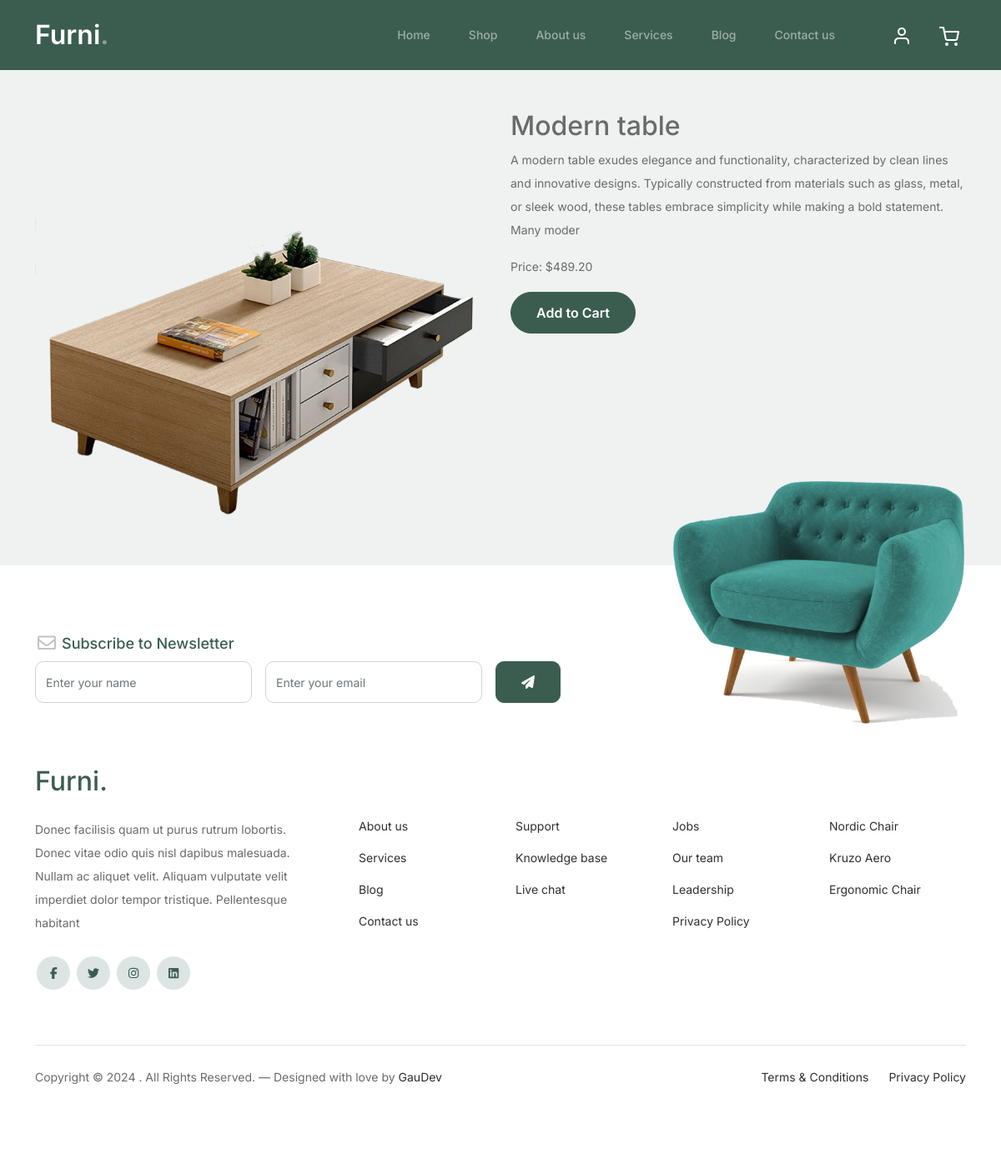
The app's page /detail/5 with its own data.
### store/models.py (models this page shows, shortened)
class Product(models.Model):
    name = models.CharField(max_length=100)
    description = models.CharField(max_length=250, default='', blank=True)
    price = models.DecimalField(default=0,max_digits=9, decimal_places=2)
    category = models.ForeignKey(Category, on_delete=models.CASCADE, default=1)
    image = models.ImageField(upload_to='uploads/product/')
    is_sale = models.BooleanField(default=False)
    sale_price = models.DecimalField(default=0, decimal_places=2, max_digits=6)

### store/views.py (the view)
# urls.py: path('detail/<int:pk>', views.detail, name="detail"),
def detail(request, pk):
    product = Product.objects.get(id = pk)
    return render(request, 'detail.html', {'product': product})

### cart/context_processors.py (called while the page is built)
def cart(request):
    return {'cart': Cart(request)}

### store/templates/detail.html (shortened to what this page needs)
{% extends "base.html" %} {% load static %} {% block content %}
<div class="container mt-5">
  <div class="row">
    <div class="col-lg-6">
      <img src="{{ product.image.url }}" alt="Product Image" class="img-fluid" />
    </div>
    <div class="col-lg-6">
      {% if product.is_sale %}
      <h2>{{ product.name }}</h2>
      <p>{{ product.description }}</p>
      <p>Price: $<strike>{{ product.price }}</strike></p>
      <p>Sale: ${{ product.sale_price }}</p>
      {% else %}
      <h2>{{ product.name }}</h2>
      <p>{{ product.description }}</p>
      <p>Price: ${{ product.price }}</p>
      {% endif %}
      <button class="btn btn-primary" type="button" id="add-cart" value="{{ product.id }}">Add to Cart</button>
    </div>
  </div>
</div>
{% endblock content %}

### static/css/style.css (style rules this page uses)
body { overflow-x: hidden; position: relative; }
html { scroll-behavior: smooth; }
body { font-family: "Inter", sans-serif; font-weight: 400; line-height: 28px; color: #6a6a6a; font-size: 14px; background-color: #eff2f1; }
.btn { font-weight: 600; padding: 12px 30px; border-radius: 30px; color: #ffffff; background: #2f2f2f; border-color: #2f2f2f; }
.btn.btn-primary { background: #3b5d50; border-color: #3b5d50; }

### store/templates/base.html (style rules this page uses)
html { scroll-behavior: smooth; }

### records on screen
Product: image (picture), name "Modern table", description "A modern table exudes elegance and functionality, characterized by clean lines and innovative designs. Typically constructed from materials such as glass, metal, or sleek wood, these tables embrace simplicity while making a bold statement. Many moder", price "489.20"
